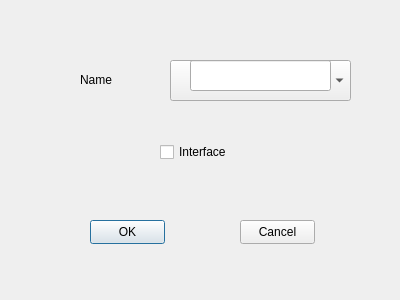
<?xml version="1.0" encoding="UTF-8"?>
<ui version="4.0">
 <class>AddClassDialog</class>
 <widget class="QDialog" name="AddClassDialog">
  <property name="geometry">
   <rect>
    <x>0</x>
    <y>0</y>
    <width>400</width>
    <height>300</height>
   </rect>
  </property>
  <property name="windowTitle">
   <string>Dialog</string>
  </property>
  <widget class="QLabel" name="label">
   <property name="geometry">
    <rect>
     <x>80</x>
     <y>70</y>
     <width>101</width>
     <height>20</height>
    </rect>
   </property>
   <property name="text">
    <string>Name</string>
   </property>
  </widget>
  <widget class="QPushButton" name="btnOK">
   <property name="geometry">
    <rect>
     <x>90</x>
     <y>220</y>
     <width>75</width>
     <height>24</height>
    </rect>
   </property>
   <property name="text">
    <string>OK</string>
   </property>
  </widget>
  <widget class="QPushButton" name="btnCancel">
   <property name="geometry">
    <rect>
     <x>240</x>
     <y>220</y>
     <width>75</width>
     <height>24</height>
    </rect>
   </property>
   <property name="text">
    <string>Cancel</string>
   </property>
  </widget>
  <widget class="QCheckBox" name="checkBox">
   <property name="geometry">
    <rect>
     <x>160</x>
     <y>140</y>
     <width>104</width>
     <height>24</height>
    </rect>
   </property>
   <property name="text">
    <string>Interface</string>
   </property>
  </widget>
  <widget class="QComboBox" name="comboBox">
   <property name="geometry">
    <rect>
     <x>170</x>
     <y>60</y>
     <width>181</width>
     <height>41</height>
    </rect>
   </property>
   <property name="minimumSize">
    <size>
     <width>96</width>
     <height>0</height>
    </size>
   </property>
  </widget>
  <widget class="QLineEdit" name="lineEdit">
   <property name="geometry">
    <rect>
     <x>190</x>
     <y>60</y>
     <width>141</width>
     <height>31</height>
    </rect>
   </property>
  </widget>
 </widget>
 <resources/>
 <connections/>
</ui>
